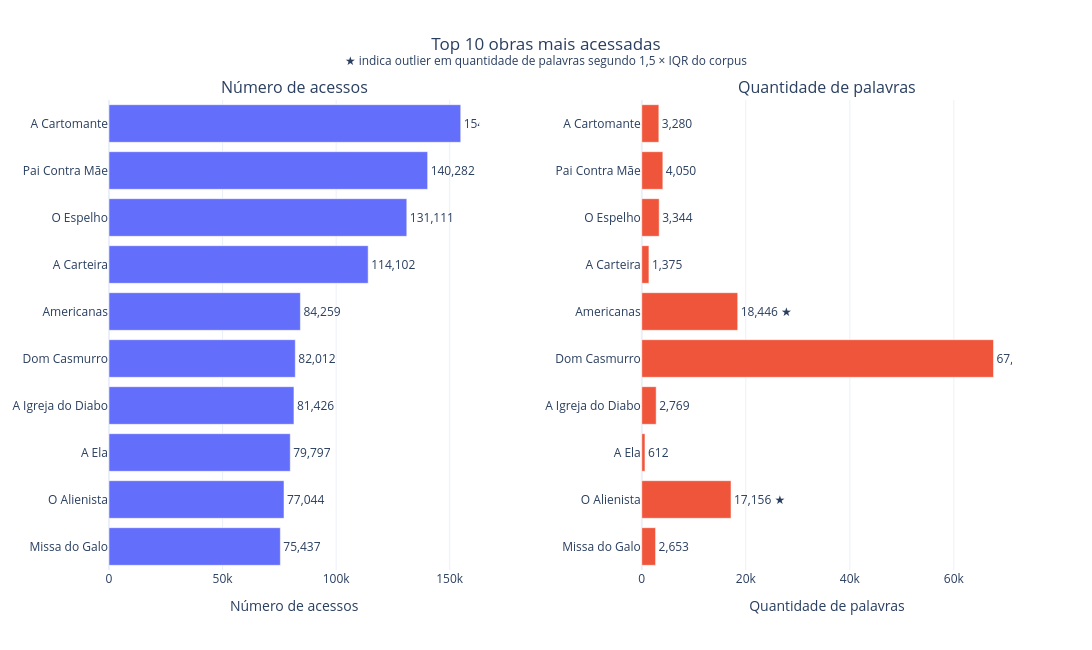

The notebook cell saved with this chart:
### Markdown cell above
Dado que analisamos as obras com qualidade= quantidade de acessos vejamos o  top 10 livros por acesso

### Code cell
def limite_superior_outlier(serie):
    serie = pd.to_numeric(serie, errors="coerce").dropna()

    q1 = serie.quantile(0.25)
    q3 = serie.quantile(0.75)
    iqr = q3 - q1

    return q3 + 1.5 * iqr

top10 = (
    df_coletanea_infos
    .assign(
        acessos=pd.to_numeric(
            df_coletanea_infos["acessos"],
            errors="coerce",
        )
    )
    .dropna(subset=["acessos"])
    .nlargest(10, "acessos")
    .sort_values("acessos")
    .copy()
)

lim_sup_words = limite_superior_outlier(
    df_coletanea_infos["count_words"]
)

top10["outlier_words"] = (
    top10["count_words"] > lim_sup_words
)

top10["label_words"] = top10.apply(
    lambda x: (
        f"{x['count_words']:,.0f} ★"
        if x["outlier_words"]
        else f"{x['count_words']:,.0f}"
    ),
    axis=1,
)

fig = make_subplots(
    rows=1,
    cols=2,
    subplot_titles=[
        "Número de acessos",
        "Quantidade de palavras",
    ],
    horizontal_spacing=0.18,
)


fig.add_trace(
    go.Bar(
        y=top10["titulo"],
        x=top10["acessos"],
        orientation="h",
        text=top10["acessos"],
        texttemplate="%{text:,.0f}",
        textposition="outside",
        hovertemplate=(
            "<b>%{y}</b>"
            "<br>Acessos: %{x:,.0f}"
            "<extra></extra>"
        ),
    ),
    row=1,
    col=1,
)

fig.add_trace(
    go.Bar(
        y=top10["titulo"],
        x=top10["count_words"],
        orientation="h",
        text=top10["label_words"],
        textposition="outside",
        customdata=top10[["acessos", "outlier_words"]],
        hovertemplate=(
            "<b>%{y}</b>"
            "<br>Palavras: %{x:,.0f}"
            "<br>Acessos: %{customdata[0]:,.0f}"
            "<br>Outlier: %{customdata[1]}"
            "<extra></extra>"
        ),
    ),
    row=1,
    col=2,
)


fig.update_xaxes(
    title_text="Número de acessos",
    row=1,
    col=1,
)

fig.update_xaxes(
    title_text="Quantidade de palavras",
    row=1,
    col=2,
)


fig.update_layout(
    template="plotly_white",
    height=650,
    width=1400,
    showlegend=False,
    title={
        "text": (
            "Top 10 obras mais acessadas"
            "<br><sup>"
            "★ indica outlier em quantidade de palavras "
            "segundo 1,5 × IQR do corpus"
            "</sup>"
        ),
        "x": 0.5,
        "xanchor": "center",
    },
)

fig.show()

### Figure 1 — Plotly figure (JSON) as saved in the notebook; plotly's stock layout.template omitted (floating-point values rounded to 4 significant figures)
{"data": [{"hovertemplate": "<b>%{y}</b><br>Acessos: %{x:,.0f}<extra></extra>", "orientation": "h", "text": [75437, 77044, 79797, 81426, 82012, 84259, 114102, 131111, 140282, 154851], "textposition": "outside", "texttemplate": "%{text:,.0f}", "type": "bar", "x": [75437, 77044, 79797, 81426, 82012, 84259, 114102, 131111, 140282, 154851], "xaxis": "x", "y": ["Missa do Galo", "O Alienista", "A Ela", "A Igreja do Diabo", "Dom Casmurro", "Americanas", "A Carteira", "O Espelho", "Pai Contra Mãe", "A Cartomante"], "yaxis": "y"}, {"customdata": [[75437, false], [77044, true], [79797, false], [81426, false], [82012, true], [84259, true], [114102, false], [131111, false], [140282, false], [154851, false]], "hovertemplate": "<b>%{y}</b><br>Palavras: %{x:,.0f}<br>Acessos: %{customdata[0]:,.0f}<br>Outlier: %{customdata[1]}<extra></extra>", "orientation": "h", "text": ["2,653", "17,156 ★", "612", "2,769", "67,620 ★", "18,446 ★", "1,375", "3,344", "4,050", "3,280"], "textposition": "outside", "type": "bar", "x": [2653, 17156, 612, 2769, 67620, 18446, 1375, 3344, 4050, 3280], "xaxis": "x2", "y": ["Missa do Galo", "O Alienista", "A Ela", "A Igreja do Diabo", "Dom Casmurro", "Americanas", "A Carteira", "O Espelho", "Pai Contra Mãe", "A Cartomante"], "yaxis": "y2"}], "layout": {"annotations": [{"font": {"size": 16}, "showarrow": false, "text": "Número de acessos", "x": 0.205, "xanchor": "center", "xref": "paper", "y": 1, "yanchor": "bottom", "yref": "paper"}, {"font": {"size": 16}, "showarrow": false, "text": "Quantidade de palavras", "x": 0.795, "xanchor": "center", "xref": "paper", "y": 1, "yanchor": "bottom", "yref": "paper"}], "height": 650, "showlegend": false, "title": {"text": "Top 10 obras mais acessadas<br><sup>★ indica outlier em quantidade de palavras segundo 1,5 × IQR do corpus</sup>", "x": 0.5, "xanchor": "center"}, "width": 1400, "xaxis": {"anchor": "y", "domain": [0, 0.41], "title": {"text": "Número de acessos"}}, "xaxis2": {"anchor": "y2", "domain": [0.59, 1], "title": {"text": "Quantidade de palavras"}}, "yaxis": {"anchor": "x", "domain": [0, 1]}, "yaxis2": {"anchor": "x2", "domain": [0, 1]}}}
